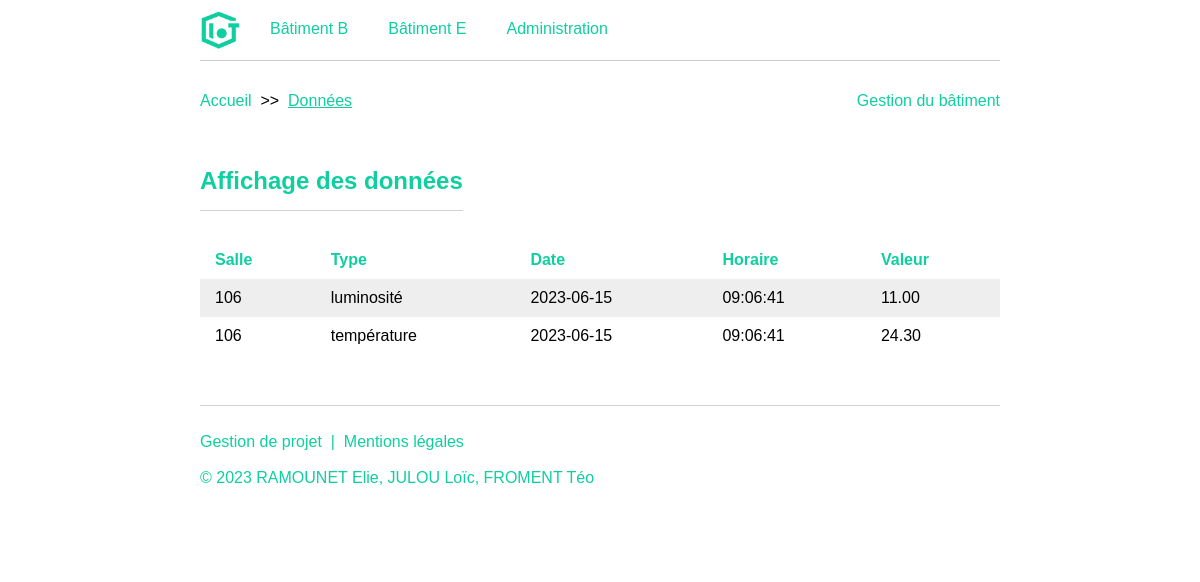
Screenshot of /site/sensors.php with the database file from the repository.
### tables this page shows
CREATE TABLE `Batiment` (
  `id_bat` tinyint(4) NOT NULL,
  `nom_bat` varchar(1) NOT NULL,
  `login_gest` varchar(25) NOT NULL,
  `password_gest` varchar(64) NOT NULL
);

CREATE TABLE `Mesure` (
  `id_mes` mediumint(9) NOT NULL,
  `id_capt` tinyint(4) NOT NULL,
  `date_mes` date NOT NULL,
  `horaire_mes` time NOT NULL,
  `valeur_mes` decimal(8,2) NOT NULL
);

CREATE TABLE `Capteur` (
  `id_capt` tinyint(4) NOT NULL,
  `id_bat` tinyint(4) NOT NULL,
  `nom_capt` varchar(25) NOT NULL
);

### site/sensors.php (the view, shortened to what this page needs)
<?php
	require('inc/db.php');
	require('inc/functions.php');
	$buildings_query = mysqli_query($db, 'SELECT id_bat, nom_bat FROM Batiment');
	$buildings = mysqli_fetch_all($buildings_query);
  html_header(
    'SAE 23 - Affichage des données',
    'Affichage des données de capteurs d\'un bâtiment'
  );
  html_nav($buildings);
?>
<p>
  <a href="index.php" title="Retour à l'accueil">Accueil</a> &nbsp;>>&nbsp;
  <a href="#" title="Données">Données</a>
  <a class="management-link" href="management.php">Gestion du bâtiment</a></p>
<h2 class='title'>Affichage des données</h2>
<main>
  <div class='table-responsive'>
    <table>
      <tr>
        <th>Salle</th><th>Type</th><th>Date</th><th>Horaire</th><th>Valeur</th>
      </tr>
    <?php
      $data = mysqli_query(
        $db,
        'SELECT m.id_mes, m.id_capt, c.nom_capt, m.date_mes, m.horaire_mes, m.valeur_mes
        FROM Mesure m
        JOIN (
            SELECT id_capt, MAX(id_mes) AS max_id_mes
            FROM Mesure
            GROUP BY id_capt
        ) last_measurement ON m.id_capt = last_measurement.id_capt AND m.id_mes = last_measurement.max_id_mes
        JOIN Capteur c ON m.id_capt = c.id_capt
        WHERE c.id_bat = ' . $_SESSION['b']);
      while ($ligne = mysqli_fetch_assoc($data))
      {
        ?>
        <tr>
          <td><?php echo substr($ligne['nom_capt'], 1, 3) ?></td>
          <td><?php echo substr($ligne['nom_capt'], 5) ?></td>
          <td><?php echo $ligne['date_mes'] ?></td>
          <td><?php echo $ligne['horaire_mes'] ?></td>
          <td><?php echo $ligne['valeur_mes'] ?></td>
        </tr>
        <?php
      }
    ?>
    </table>
  </div>
</main>
<?php
html_footer();
?>

### site/inc/functions.php (shortened to what this page needs)
<?php
	function html_header($title, $description) {
		echo "<!DOCTYPE html>
		<html>
		<head>
			<meta charset='utf-8'>
			<meta name='viewport' content='width=device-width, initial-scale=1'>
			<meta name='description' content=\"$description\">
			<meta name='author' content='RAMOUNET Elie, JULOU Loïc, FROMENT Téo'>
			<link type='text/css' rel='stylesheet' href='css/style.css'>
			<title>$title</title>
		</head>
		<body>";
	}
	function html_nav($buildings) {
		$nav = '<nav>
		<img alt="Logo d\'IoT" src="./img/logo.png" class="logo">';
		foreach($buildings as $building)
			$nav = $nav . '<a href="sensors.php?b=' . $building[0] . '">Bâtiment ' . $building[1] . '</a>';
		$nav = $nav . '<a href="admin.php">Administration</a>';
		echo $nav . '</nav>';
	}
	function html_footer() {
		echo "<footer>
		<p><a href='project.php'>Gestion de projet</a>&nbsp; | &nbsp;<a href='legal.php'>Mentions légales</a>
			<p>&copy; 2023 RAMOUNET Elie, JULOU Loïc, FROMENT Téo</p>
			</footer>
		</body>
		</html>";
	}
?>

### site/css/style.css (style rules this page uses)
:root { --black: #051923; --green: #0fcea0; }
* { font-family: sans-serif, arial; box-sizing: border-box; }
html { scroll-behavior: smooth; }
body { margin: 0 400px 0; }
h2 { margin: 40px 0 30px; color: var(--green); }
.title { border-bottom: 1px solid lightgray; padding-bottom: 15px; display: inline-block; }
footer { padding: 10px 0 50px; color: var(--green); border-top: 1px solid lightgray; margin-top: 50px; }
a { color: var(--green); text-decoration: none; }
nav { padding: 10px 0; border-bottom: 1px solid #ccc; margin-bottom: 30px; display: flex; position: sticky; top: 0; z-index: 9; background-color: white; }
.logo { width: 40px; margin-right: 20px; }
nav a { display: inline-block; padding: 10px; border-radius: 3px; margin-right: 20px; }
a[href='#'] { text-decoration: underline; }
table { width: 100%; border-collapse: collapse; }
.table-responsive { overflow: auto; }
tr:nth-of-type(even) { background-color: #eee; }
th { text-align: left; color: var(--green); }
th, td { padding: 10px 15px; }
.management-link { float:right }
p { line-height: 1.25; text-align: justify; }
@media all and (max-width: 1466px) { body { margin: 0 200px 0; } }

### rows the page displays
batiment: nom_bat "B"
batiment: nom_bat "E"
mesure: id_capt.nom_capt "106", id_capt.nom_capt "luminosité", date_mes "2023-06-15", horaire_mes "09:06:41", valeur_mes "11.00"
mesure: id_capt.nom_capt "106", id_capt.nom_capt "température", date_mes "2023-06-15", horaire_mes "09:06:41", valeur_mes "24.30"
